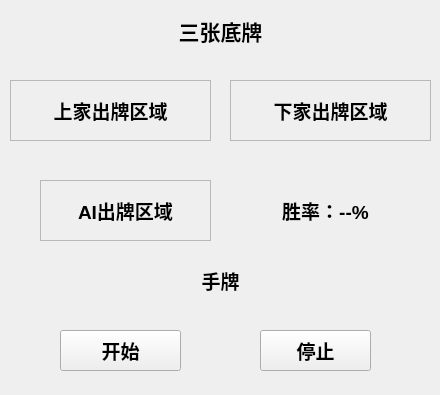
<?xml version="1.0" encoding="UTF-8"?>
<ui version="4.0">
 <class>Form</class>
 <widget class="QWidget" name="Form">
  <property name="geometry">
   <rect>
    <x>0</x>
    <y>0</y>
    <width>440</width>
    <height>395</height>
   </rect>
  </property>
  <property name="font">
   <font>
    <family>Arial</family>
    <pointsize>9</pointsize>
    <weight>75</weight>
    <italic>false</italic>
    <bold>true</bold>
   </font>
  </property>
  <property name="windowTitle">
   <string>DouZero for 欢乐斗地主</string>
  </property>
  <widget class="QLabel" name="WinRate">
   <property name="geometry">
    <rect>
     <x>240</x>
     <y>180</y>
     <width>171</width>
     <height>61</height>
    </rect>
   </property>
   <property name="font">
    <font>
     <pointsize>14</pointsize>
    </font>
   </property>
   <property name="text">
    <string>胜率：--%</string>
   </property>
   <property name="alignment">
    <set>Qt::AlignCenter</set>
   </property>
  </widget>
  <widget class="QPushButton" name="InitCard">
   <property name="geometry">
    <rect>
     <x>60</x>
     <y>330</y>
     <width>121</width>
     <height>41</height>
    </rect>
   </property>
   <property name="font">
    <font>
     <family>Arial</family>
     <pointsize>14</pointsize>
     <weight>75</weight>
     <bold>true</bold>
    </font>
   </property>
   <property name="styleSheet">
    <string notr="true"/>
   </property>
   <property name="text">
    <string>开始</string>
   </property>
  </widget>
  <widget class="QLabel" name="UserHandCards">
   <property name="geometry">
    <rect>
     <x>10</x>
     <y>260</y>
     <width>421</width>
     <height>41</height>
    </rect>
   </property>
   <property name="font">
    <font>
     <pointsize>14</pointsize>
    </font>
   </property>
   <property name="text">
    <string>手牌</string>
   </property>
   <property name="alignment">
    <set>Qt::AlignCenter</set>
   </property>
  </widget>
  <widget class="QFrame" name="LPlayer">
   <property name="geometry">
    <rect>
     <x>10</x>
     <y>80</y>
     <width>201</width>
     <height>61</height>
    </rect>
   </property>
   <property name="frameShape">
    <enum>QFrame::StyledPanel</enum>
   </property>
   <property name="frameShadow">
    <enum>QFrame::Raised</enum>
   </property>
   <widget class="QLabel" name="LPlayedCard">
    <property name="geometry">
     <rect>
      <x>0</x>
      <y>0</y>
      <width>201</width>
      <height>61</height>
     </rect>
    </property>
    <property name="font">
     <font>
      <pointsize>14</pointsize>
     </font>
    </property>
    <property name="text">
     <string>上家出牌区域</string>
    </property>
    <property name="alignment">
     <set>Qt::AlignCenter</set>
    </property>
   </widget>
  </widget>
  <widget class="QFrame" name="RPlayer">
   <property name="geometry">
    <rect>
     <x>230</x>
     <y>80</y>
     <width>201</width>
     <height>61</height>
    </rect>
   </property>
   <property name="font">
    <font>
     <pointsize>16</pointsize>
    </font>
   </property>
   <property name="frameShape">
    <enum>QFrame::StyledPanel</enum>
   </property>
   <property name="frameShadow">
    <enum>QFrame::Raised</enum>
   </property>
   <widget class="QLabel" name="RPlayedCard">
    <property name="geometry">
     <rect>
      <x>0</x>
      <y>0</y>
      <width>201</width>
      <height>61</height>
     </rect>
    </property>
    <property name="font">
     <font>
      <pointsize>14</pointsize>
     </font>
    </property>
    <property name="text">
     <string>下家出牌区域</string>
    </property>
    <property name="alignment">
     <set>Qt::AlignCenter</set>
    </property>
   </widget>
  </widget>
  <widget class="QFrame" name="Player">
   <property name="geometry">
    <rect>
     <x>40</x>
     <y>180</y>
     <width>171</width>
     <height>61</height>
    </rect>
   </property>
   <property name="frameShape">
    <enum>QFrame::StyledPanel</enum>
   </property>
   <property name="frameShadow">
    <enum>QFrame::Raised</enum>
   </property>
   <widget class="QLabel" name="PredictedCard">
    <property name="geometry">
     <rect>
      <x>0</x>
      <y>0</y>
      <width>171</width>
      <height>61</height>
     </rect>
    </property>
    <property name="font">
     <font>
      <pointsize>14</pointsize>
     </font>
    </property>
    <property name="text">
     <string>AI出牌区域</string>
    </property>
    <property name="alignment">
     <set>Qt::AlignCenter</set>
    </property>
   </widget>
  </widget>
  <widget class="QLabel" name="ThreeLandlordCards">
   <property name="geometry">
    <rect>
     <x>140</x>
     <y>10</y>
     <width>161</width>
     <height>41</height>
    </rect>
   </property>
   <property name="font">
    <font>
     <pointsize>16</pointsize>
    </font>
   </property>
   <property name="text">
    <string>三张底牌</string>
   </property>
   <property name="alignment">
    <set>Qt::AlignCenter</set>
   </property>
  </widget>
  <widget class="QPushButton" name="Stop">
   <property name="geometry">
    <rect>
     <x>260</x>
     <y>330</y>
     <width>111</width>
     <height>41</height>
    </rect>
   </property>
   <property name="font">
    <font>
     <family>Arial</family>
     <pointsize>14</pointsize>
     <weight>75</weight>
     <bold>true</bold>
    </font>
   </property>
   <property name="styleSheet">
    <string notr="true"/>
   </property>
   <property name="text">
    <string>停止</string>
   </property>
  </widget>
 </widget>
 <resources/>
 <connections>
  <connection>
   <sender>InitCard</sender>
   <signal>clicked()</signal>
   <receiver>Form</receiver>
   <slot>init_cards()</slot>
   <hints>
    <hint type="sourcelabel">
     <x>185</x>
     <y>282</y>
    </hint>
    <hint type="destinationlabel">
     <x>250</x>
     <y>292</y>
    </hint>
   </hints>
  </connection>
  <connection>
   <sender>Stop</sender>
   <signal>clicked()</signal>
   <receiver>Form</receiver>
   <slot>stop()</slot>
   <hints>
    <hint type="sourcelabel">
     <x>200</x>
     <y>244</y>
    </hint>
    <hint type="destinationlabel">
     <x>233</x>
     <y>220</y>
    </hint>
   </hints>
  </connection>
 </connections>
 <slots>
  <slot>init_cards()</slot>
  <slot>start()</slot>
  <slot>stop()</slot>
 </slots>
</ui>
